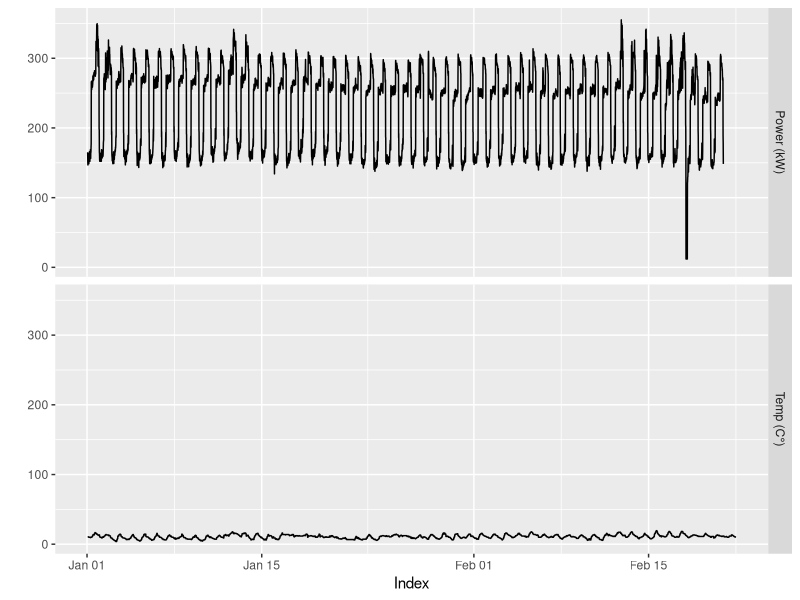
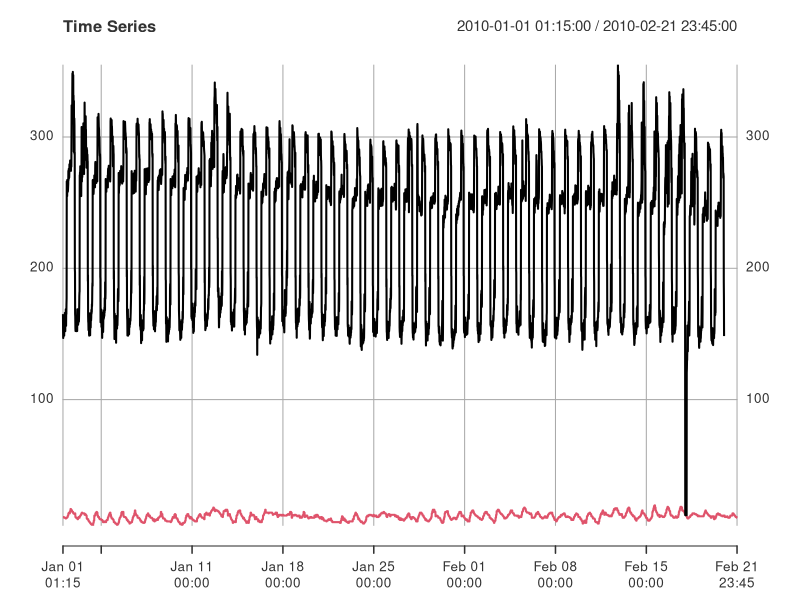
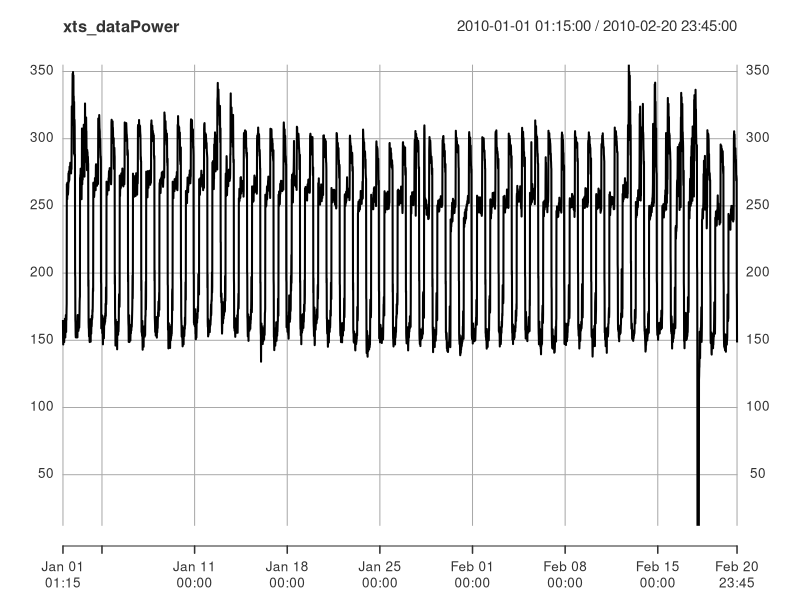
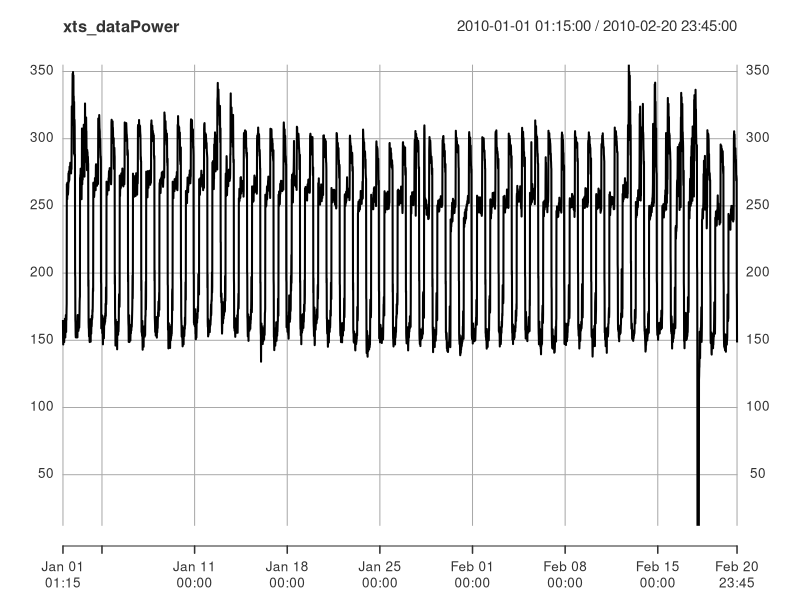
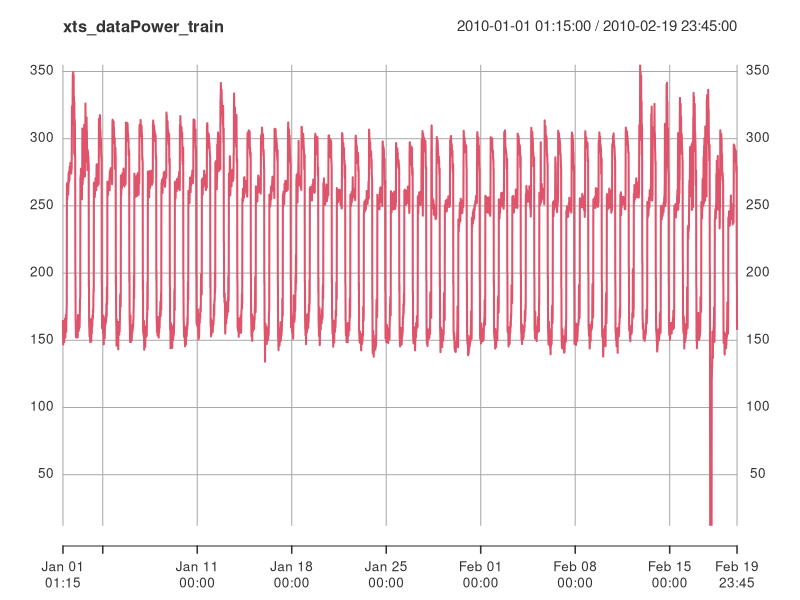
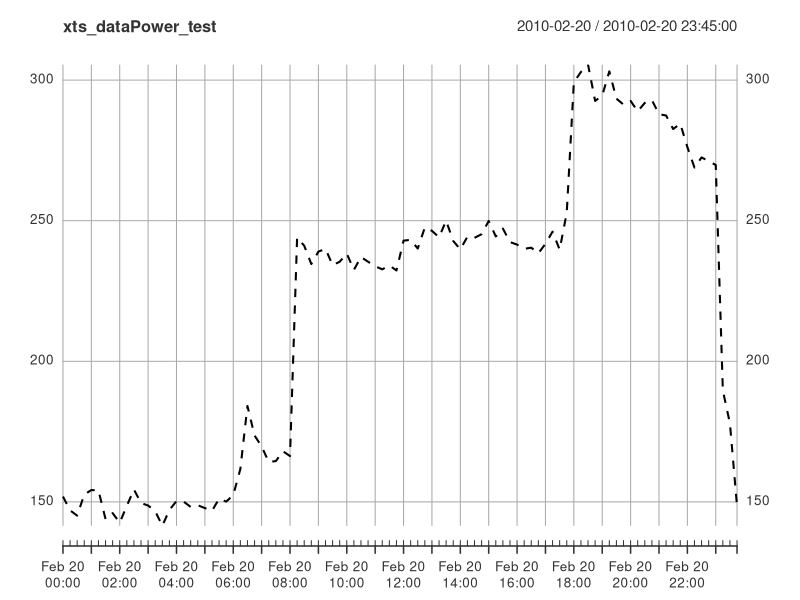

Source code (R) for these figures, in order: (Note: this script raises an error after producing the figures.)
## ---- chunk 1
options(repos = c(CRAN = "https://cloud.r-project.org/"))

knitr::opts_chunk$set(echo = FALSE, message = FALSE, warning = FALSE)
## ---- chunk 2
#install.packages("forecast")
#install.packages("readxl")
#install.packages("xts")
#install.packages("randomForest")

#library(forecast)
library(readxl)
library(xts)
library(randomForest)
library(ggplot2)
## ---- chunk 3
data <- read_excel("2023-11-Elec-train.xlsx", sheet = 1, col_types = c("text", "numeric", "numeric"))
head(data)
## ---- chunk 4
data$Timestamp[data$Timestamp == "40179.052083333336"] <- "1/1/2010 1:15"
# Check the update
head(data)
## ---- chunk 5
data$Timestamp <- as.POSIXct(data$Timestamp, format = "%m/%d/%Y %H:%M")
# View the parsed data
head(data)
## ---- chunk 6
summary(data)
## ---- chunk 7
data$"Power (kW)"[data$"Power (kW)" == 0] <- 12
#Check the update.
summary(data)
## ---- chunk 8
# Create a sequence of time stamps every 15 minutes
start_time <- as.POSIXct("2010-01-01 01:15")
end_time <- as.POSIXct("2010-02-21 23:45")
time_index <- seq(from = start_time, to = end_time, by = "15 min")
# Observations
observations <- data[,-1]
xts_data <- xts(observations, order.by = time_index)
#Check the structure
str(xts_data)
## ---- chunk 9
autoplot(xts_data)
## ---- chunk 10
plot(xts_data, , main = "Time Series")
## ---- chunk 11
observationsPower <- observations[1:(nrow(observations) - 96),1]
end_timePower <- as.POSIXct("2010-02-20 23:45")
time_indexPower <- seq(from = start_time, to = end_timePower, by = "15 min")
xts_dataPower <- xts(observationsPower, order.by = time_indexPower)
head(xts_dataPower)
#Plot the TS
plot(xts_dataPower)
## ---- chunk 12
observationsPower_train <- observations[1:(nrow(observations) - 96*2),1]
end_timePower_train <- as.POSIXct("2010-02-19 23:45")

#One period is missing / to forecast for Power (kw)
observationsPower_test <- observations[(nrow(observations) - 96*2 + 1):(nrow(observations)- 96),1]
start_timePower_test = end_timePower + (- 96 + 1)*60*15

time_indexPower_train <- seq(from = start_time, to = end_timePower_train, by = "15 min")
xts_dataPower_train <- xts(observationsPower_train, order.by = time_indexPower_train)

time_indexPower_test <- seq(from = start_timePower_test, to = end_timePower, by = "15 min")
xts_dataPower_test <- xts(observationsPower_test, order.by = time_indexPower_test)
## ---- chunk 13
#Plot the TS
plot(xts_dataPower)
plot(xts_dataPower_train,col=2)
plot(xts_dataPower_test,lty=2)
## ---- chunk 14
frequency = 24*60/15

ts=ts(coredata(xts_data[,1]),start=c(2010,5),frequency=frequency)

ts_Power=ts(coredata(xts_dataPower),start=c(2010,5),frequency=frequency)

ts_Power_train=ts(coredata(xts_dataPower_train),start=c(2010,5),frequency=frequency)
ts_Power_test=ts(coredata(xts_dataPower_test),start=c(2010,5+(nrow(observations)- frequency*2)),frequency=frequency)

autoplot (ts_Power_test, series = "ts_Power", lty=2)+
  autolayer (ts_Power_train, series = "ts_Power_train")
## ---- chunk 15
ggseasonplot(ts, polar=TRUE)
## ---- chunk 16
ggseasonplot(ts_Power, polar=TRUE)
## ---- chunk 17
acf(ts_Power)
## ---- chunk 18
model_hw <- HoltWinters(ts_Power_train,seasonal="additive")
prev_hw<-predict(model_hw,n.ahead=frequency)
plot(ts_Power_test, lty=2)
lines(prev_hw, col=2, lty=2)

cat('HW :',sqrt(mean((prev_hw-ts_Power_test)^2)), '\n')
## ---- chunk 19
hw_model <- HoltWinters(ts_Power,seasonal="additive")
prev<-predict(hw_model,n.ahead=frequency)
plot(ts, lty=2)
lines(prev,col=2)
## ---- chunk 20
# Implementation of cross validation

#We extract the final test set training and test set_
start_train = c(2010,5)
end_train = c(2010,5+(nrow(observationsPower_train)))
start_Power_test = c(2010,5+(nrow(observationsPower_train))+1)
end_Power_test = c(2010,5+(nrow(observationsPower_train))+1+96)
ts_Power_train_cv=window(ts_Power,start=start_train, end=end_train)
ts_Power_test_temp=window(ts_Power,start=start_Power_test, end=end_Power_test)


#We will now forecast one day using all the previous observations
forecasting_1=NULL
forecasting_2=NULL

nb_iter=10
for (step in 0:(nb_iter-1)){
    start_train = c(2010,5)
    end_train = c(2010,5+(nrow(observationsPower_train)-96*step))
    ts_Power_train_cv=window(ts_Power,start=start_train, end=end_train)
    model_hw_cv <- HoltWinters(ts_Power_train_cv,seasonal="additive")
    forecasting_1=c(predict(model_hw_cv,n.ahead=96),forecasting_1)
}

f_true = window(ts_Power,start=c(2010,5+(nrow(observationsPower_train)-frequency*step)), end=c(2010,5+(nrow(observationsPower_train)-96*step)+nb_iter*frequency-1))

f1=ts(forecasting_1,start=end_train,frequency = 96)
autoplot (ts_Power, series = "ts_Power", lty=2, col=1) + autolayer (f1)
## ---- chunk 21
cat('RMSE for additive HW without damping:',100*mean(abs(forecasting_1-f_true)/f_true),'\n')
## ---- chunk 22
model_arima_auto = auto.arima (ts_Power_train)
summary(model_arima_auto)
## ---- chunk 23
# CV

#We extract the final test set training and test set_
start_train = c(2010,5)
end_train = c(2010,5+(nrow(observationsPower_train)))
start_Power_test = c(2010,5+(nrow(observationsPower_train))+1)
end_Power_test = c(2010,5+(nrow(observationsPower_train))+1+96)
ts_Power_train_cv=window(ts_Power,start=start_train, end=end_train)
ts_Power_test_temp=window(ts_Power,start=start_Power_test, end=end_Power_test)

#We will now forecast one day using all the previous observations
forecasting_1=NULL
forecasting_SARIMA_auto=NULL

nb_iter=5
for (step in 0:(nb_iter-1)){
    start_train = c(2010,5)
    end_train = c(2010,5+(nrow(observationsPower_train)-frequency*step))
    ts_Power_train_cv=window(ts_Power,start=start_train, end=end_train)
    
    model_hw_cv <- HoltWinters(ts_Power_train_cv,seasonal="additive")
    model_SARIMA_auto_cv <- auto.arima (ts_Power_train_cv)
    
    forecasting_1=c(predict(model_hw_cv,n.ahead=frequency),forecasting_1)
    forecasting_SARIMA_auto=c(predict(model_SARIMA_auto_cv,n.ahead=frequency)$pred,forecasting_SARIMA_auto)
    
}

f_true = window(ts_Power,start=c(2010,5+(nrow(observationsPower_train)-frequency*step)), end=c(2010,5+(nrow(observationsPower_train)-96*step)+nb_iter*frequency-1))
## ---- chunk 24
cat('RMSE for additive HW without damping:',100*mean(abs(forecasting_1-f_true)/f_true),'\n')
cat('RMSE for SARIMA auto:',100*mean(abs(forecasting_SARIMA_auto-f_true)/f_true),'\n')
## ---- chunk 25
model_arima_auto %>% residuals() %>% ggtsdisplay()
## ---- chunk 26
ggtsdisplay (ts_Power_train)
ggtsdisplay (ts_Power_train %>% diff(lag=96))
## ---- chunk 27
ggseasonplot((ts_Power_train %>% diff(lag=96)))
## ---- chunk 28
acf(ts_Power_train %>% diff(lag=96), lag.max=frequency)

acf(ts_Power_train %>% diff(lag=96), lag.max=frequency*2)
## ---- chunk 29
#Warning : takes time to run due to the model complexity.
model_arima_man=Arima(ts_Power_train, order=c(0,0,12), seasonal=c(0,1,1))
model_arima_man %>% residuals() %>% ggtsdisplay()
## ---- chunk 30
summary(model_arima_man)
## ---- chunk 31
prev_SARIMA_man=forecast(model_arima_man,h=frequency)
cat('SARIMA manual :',sqrt(mean((prev_SARIMA_man$mean-ts_Power_test)^2)), '\n')
## ---- chunk 32
model_nnetar=nnetar(ts_Power_train, lambda="auto")
print(model_nnetar)
## ---- chunk 33
model_hw <- HoltWinters(ts_Power_train,seasonal="additive")

plot(ts_Power_test, lty=2)

lines(prev_hw, col=2, lty=2)
cat('HW :',sqrt(mean((prev_hw-ts_Power_test)^2)), '\n')

prev_SARIMA_auto=forecast(model_arima_auto,h=frequency)
lines(prev_SARIMA_auto$mean, col=3, lty=2)
cat('SARIMA auto :',sqrt(mean((prev_SARIMA_auto$mean-ts_Power_test)^2)), '\n')

prev_SARIMA_man=forecast(model_arima_man,h=frequency)
lines(prev_SARIMA_man$mean, col=4, lty=2)
cat('SARIMA manual :',sqrt(mean((prev_SARIMA_man$mean-ts_Power_test)^2)), '\n')

prev_NN=forecast(model_nnetar,h=frequency)
lines(prev_NN$mean, col=5, lty=2)
cat('NN :',sqrt(mean((prev_NN$mean-ts_Power_test)^2)), '\n')

legend('topleft', co=1:5,lty=1, legend=c('true', 'forecast with HW', 'SARIMA auto', 'SARIMA manual', 'NN'))
## ---- chunk 34
#summary(model_hw)
#summary(model_arima_auto)
#summary(prev_SARIMA_man)
#summary(model_nnetar)

model_hw_1TS_final <- HoltWinters(ts_Power,seasonal="additive")
prev_hw_1TS_final<-predict(model_hw_1TS_final,n.ahead=frequency)
plot(prev_hw_1TS_final, main = "electricity consumption (kW) for 2/21/2010 if we have only electricity consumption time series")
## ---- chunk 35
summary(model_hw_1TS_final)
model_hw_1TS_final %>% residuals() %>% ggtsdisplay()
## ---- chunk 36
#Fit the model on all the Power data time series

model_hw_without_cov_final <- HoltWinters(ts_Power,seasonal="additive")
## ---- chunk 37
prev_hw_without_cov_final<-predict(model_hw_without_cov_final,n.ahead=frequency)
plot(prev_hw_without_cov_final, lty=2)
## ---- chunk 38
observationsTemp <- observations[1:(nrow(observations)),2]
end_timeTemp <- end_time
end_timeTemp_valid = end_Power_test
start_timeTemp_trainValid = start_time
end_timeTemp_trainValid = end_timePower
end_timeTemp_train = end_timePower_train
start_timeTemp_valid = start_timePower_test
end_timeTemp_valid = end_timePower

observationsPower <- observations[1:(nrow(observations) - 96),1]
end_timePower <- as.POSIXct("2010-02-20 23:45")
time_indexPower <- seq(from = start_time, to = end_timePower, by = "15 min")

time_indexTemp <- seq(from = start_time, to = end_timeTemp, by = "15 min")
xts_dataTemp <- xts(observationsTemp, order.by = time_indexTemp)
head(xts_dataTemp)
#Plot the TS
autoplot(xts_dataTemp)
## ---- chunk 39
observationsTemp_trainValid <- observations[1:(nrow(observations) - frequency),2]
observationsTemp_valid <- observations[(nrow(observations) - frequency*2 + 1):(nrow(observations)- frequency),2]
observationsTemp_train <- observations[1:(nrow(observations) - frequency*2),2]

observationsTemp_test <- observations[(nrow(observations) - frequency + 1):(nrow(observations)),2]
start_timeTemp_test = end_timeTemp + (- 96 + 1)*60*15

time_indexTemp_trainValid <- seq(from = start_time, to = end_timeTemp_trainValid, by = "15 min")
xts_dataTemp_trainValid <- xts(observationsTemp_trainValid, order.by = time_indexTemp_trainValid)

time_indexTemp_valid <- seq(from = start_timeTemp_valid, to = end_timeTemp_valid, by = "15 min")
xts_dataTemp_valid <- xts(observationsTemp_valid, order.by = time_indexTemp_valid)

time_indexTemp_train <- seq(from = start_time, to = end_timeTemp_train, by = "15 min")
xts_dataTemp_train <- xts(observationsTemp_train, order.by = time_indexTemp_train)

time_indexTemp_test <- seq(from = start_timeTemp_test, to = end_timeTemp, by = "15 min")
xts_dataTemp_test <- xts(observationsTemp_test, order.by = time_indexTemp_test)
## ---- chunk 40
#Plot the TS
plot(xts_dataTemp)
plot(xts_dataTemp_trainValid)
plot(xts_dataTemp_train)
plot(xts_dataTemp_valid)
plot(xts_dataTemp_test,lty=2)
## ---- chunk 41
ts_Temp=ts(coredata(xts_dataTemp),start=c(2010,5),frequency=frequency)

ts_Temp_trainValid=ts(coredata(xts_dataTemp_trainValid),start=c(2010,5),frequency=frequency)
ts_Temp_train=ts(coredata(xts_dataTemp_train),start=c(2010,5),frequency=frequency)
ts_Temp_valid=ts(coredata(xts_dataTemp_valid),start=c(2010,5+(nrow(observations)- frequency*2)),frequency=frequency)
ts_Temp_test=ts(coredata(xts_dataTemp_test),start=c(2010,5+(nrow(observations)- frequency)),frequency=frequency)

autoplot (ts_Temp_test, series = "ts_Temp", lty=2)+
  autolayer (ts_Temp_trainValid, series = "ts_Temp_trainValid")+
  autolayer (ts_Temp_valid, series = "ts_Temp_valid")

autoplot (ts_Temp_test, series = "ts_Temp", lty=2)+
  autolayer (ts_Temp_valid, series = "ts_Temp_valid")+
  autolayer (ts_Temp_test, series = "ts_Temp_test")
## ---- chunk 42
plot(ts_Temp_trainValid,ts_Power)
## ---- chunk 43
#Plot without the NA
df <- data.frame(
  x = data$"Temp (C°)",
  y = data$"Power (kW)")

df_clean <- df[complete.cases(df), ]

plot(df_clean$x, df_clean$y, main = "Plot (Ignoring NA)", xlab = "Temp (C°)", ylab = "Power (kW)", pch = 19, col = "blue")
## ---- chunk 44
model_arima_auto_cov = auto.arima (ts_Power_train, xreg= ts_Temp_train)
summary(model_arima_auto_cov)
## ---- chunk 45
prev=forecast(model_arima_auto_cov, h=frequency, xreg= ts_Temp_valid)
autoplot(ts_Power_test)+autolayer(prev$mean)
cat('SARIMA auto covariates :',sqrt(mean((prev$mean-ts_Power_test)^2)), '\n')
## ---- chunk 46
model_arima_auto_cov %>% checkresiduals()
model_arima_auto_cov %>% residuals() %>% ggtsdisplay()
## ---- chunk 47
merged_ts <- cbind(ts_Power_train,ts_Temp_train)
## ---- chunk 48
model_TSLM_cov = tslm(ts_Power_train ~ ts_Temp_train,data=merged_ts)
summary(model_TSLM_cov)
## ---- chunk 49
model_TSLM_cov_trendSeason = tslm(ts_Power_train ~ ts_Temp_train+trend+season,data=merged_ts)
summary(model_TSLM_cov_trendSeason)
## ---- chunk 50
CV(model_TSLM_cov)
CV(model_TSLM_cov_trendSeason)
## ---- chunk 51
checkresiduals(model_TSLM_cov_trendSeason,test='LB',plot=FALSE)
model_TSLM_cov_trendSeason %>% residuals() %>% ggtsdisplay()
## ---- chunk 52
model_arima_man_cov=Arima(ts_Power_train, xreg= ts_Temp_train, order=c(5,0,0), seasonal = c(0,1,0))
summary(model_arima_man_cov)
## ---- chunk 53
checkresiduals(model_arima_man_cov)
## ---- chunk 54
prev_arima_man_cov=forecast(model_arima_man_cov,h=frequency, xreg= ts_Temp_valid)
cat('SARIMA manual cov :',sqrt(mean((prev_arima_man_cov$mean-ts_Power_test)^2)), '\n')
## ---- chunk 55
#Takes time to run
model_arima_man_cov=Arima(ts_Power_train, xreg= ts_Temp_train, order=c(5,0,0), seasonal = c(0,1,1))
summary(model_arima_man_cov)
## ---- chunk 56
model_arima_man_cov %>% residuals() %>% ggtsdisplay()
## ---- chunk 57
prev_arima_man_cov=forecast(model_arima_man_cov,h=frequency, xreg= ts_Temp_valid)
cat('SARIMA manual cov :',sqrt(mean((prev_arima_man_cov$mean-ts_Power_test)^2)), '\n')
## ---- chunk 58
model_NN_cov=nnetar(ts_Power_train,xreg=ts_Temp_train)
## ---- chunk 59
summary(model_NN_cov)
## ---- chunk 60
model_NN_cov %>% residuals() %>% ggtsdisplay()
## ---- chunk 61
prev_NN_cov=forecast(model_NN_cov,h=frequency, xreg= ts_Temp_valid)
cat('NN cov :',sqrt(mean((prev_NN_cov$mean-ts_Power_test)^2)), '\n')
## ---- chunk 62

model_arima_auto_cov_final=Arima(ts_Power, xreg= ts_Temp_trainValid, order=c(5,0,1), seasonal = c(0,1,0))
summary(model_arima_auto_cov_final)
## ---- chunk 63
prev_arima_auto_cov_final=forecast(model_arima_auto_cov_final , h=frequency, xreg= ts_Temp_test)
## ---- chunk 64
autoplot(ts_Temp_test)+autolayer(prev_arima_auto_cov_final)
## ---- chunk 65
plot(prev_arima_auto_cov_final)
## ---- chunk 66
# Extract forecast values and confidence intervals
forecast_values <- prev_arima_auto_cov_final$mean
lower_bound <- prev_arima_auto_cov_final$lower[, 2]  # 95% lower bound
upper_bound <- prev_arima_auto_cov_final$upper[, 2]  # 95% upper bound
## ---- chunk 67
# Generate the plot
plot(forecast_values, type = "l", col = "blue", lwd = 2, ylim = range(lower_bound, upper_bound),
     main = "Forecasted Values of Power (kW) with outdoor Temperature", xlab = "Time", ylab = "Forecasted Values")

# Add confidence intervals to the plot
lines(lower_bound, col = "red", lty = 2)
lines(upper_bound, col = "red", lty = 2)
## ---- chunk 68
# Combine forecasted values and xreg values into a data frame
xreg = ts_Temp_test
export_data <- data.frame(
  Forecast = as.numeric(forecast_values),  # Convert forecasted values to numeric
  Xreg1 = xreg
)

# View the data frame before exporting (optional)
print(export_data)
## ---- chunk 69
prev_hw_without_cov_final<-predict(model_hw_without_cov_final,n.ahead=frequency)
plot(prev_hw_without_cov_final, lty=2)

# Extract forecast values and confidence intervals
forecast_values_without_cov <- prev_hw_without_cov_final
## ---- chunk 70
# Combine forecasted values and xreg values into a data frame
xreg = ts_Temp_test
export_data <- data.frame(
  ForecastWithout = as.numeric(forecast_values_without_cov),  # Convert forecasted values to numeric  
  ForecastWith = as.numeric(forecast_values),  # Convert forecasted values to numeric    
  Xreg1 = xreg
)

# View the data frame before exporting (optional)
print(export_data)
## ---- chunk 71
# Export the data to a CSV file
write.csv(export_data, "forecast_and_xreg_results.csv", row.names = FALSE)
